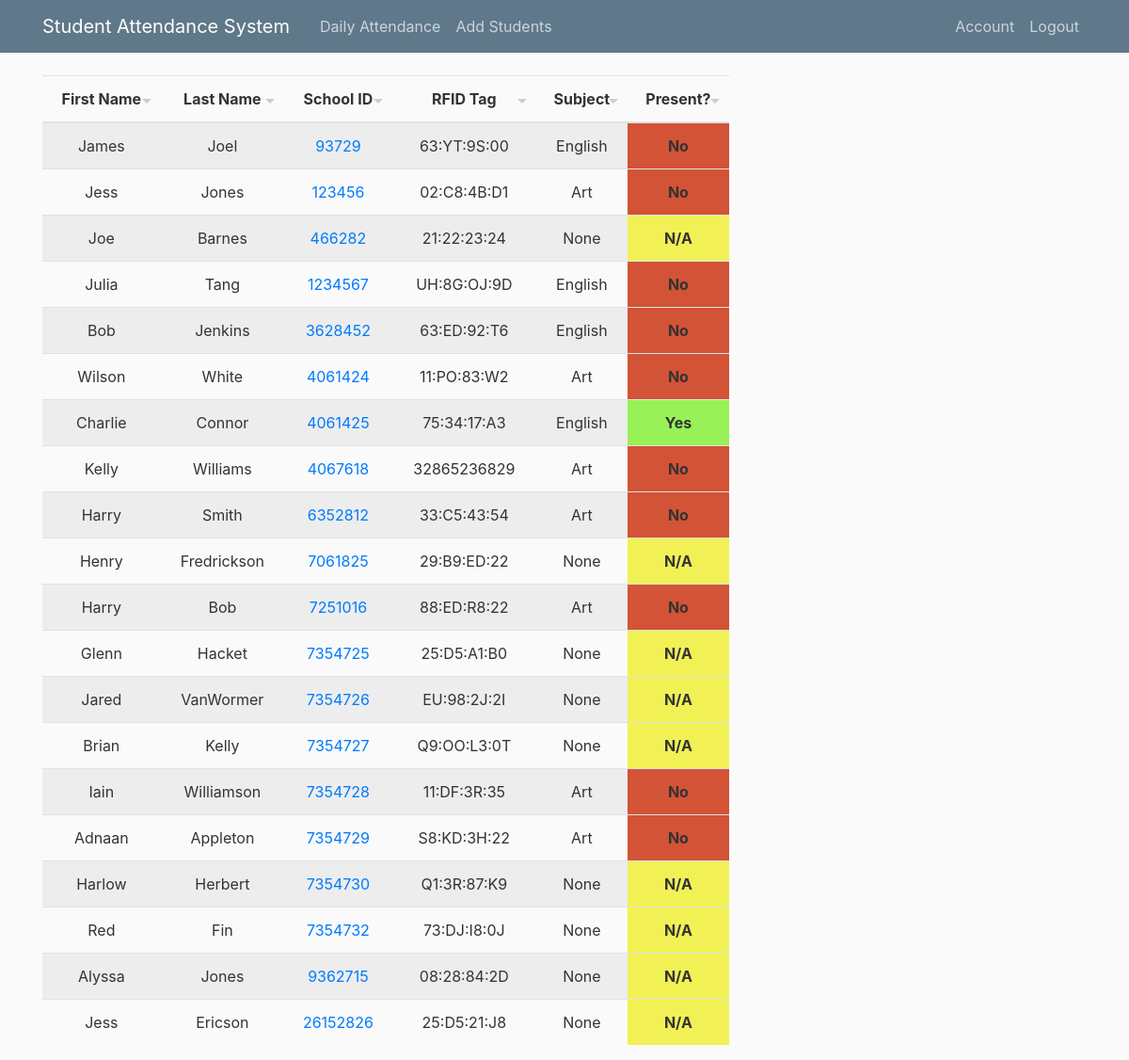
The page /attendance (signed in) on the database its author committed.
### app/models.py (models this page shows, shortened)
class student(db.Model):
	__tablename__ = "student"
	lname = db.Column(db.String(128))
	fname = db.Column(db.String(128))
	id = db.Column(db.Integer, primary_key=True)
	rfid = db.Column(db.String(16))
	present = db.Column(db.String(16))
	subject = db.Column(db.String(20))

### app/routes.py (the view)
@app.route("/", methods=['GET', 'POST'])
@app.route("/attendance")
@login_required
def attendance():
	return render_template('attendance.html', query=student.query.all(), title='Attendance')

### app/models.py (called while the page is built)
@login_manager.user_loader
def load_user(user_id):
	user = teacher.query.get(int(user_id))
	if user:
		return user

### app/templates/attendance.html
{% extends "base.html" %}
{% block content %}
    <table class="table table-striped table-hover table-sortable" id="tblstudents">
    <thead>
        <tr>
            <th scope="col">First Name</th>
            <th scope="col">Last Name</th>
            <th scope="col">School ID</th>
            <th scope="col">RFID Tag</th>
            <th scope="col">Subject</th>
            <th scope="col">Present?</th>
        </tr>
    </thead>
    <tbody>
    {%for student in query%}
    <tr>
        <td>{{student.fname}}</td>
        <td>{{student.lname}}</td>
        <td><a href="/stedit/{{student.id}}">{{student.id}}</a></td>
        <td>{{student.rfid}}</td>
        <td>{{student.subject}}</td>
        {% if student.present == 'No' %}
            <td id="NotPresent">{{student.present}}</td>
        {% elif student.present == 'Yes' %}
            <td id="YesPresent">{{student.present}}</td>
        {% else %}
            <td id="NonePresent">{{student.present}}</td>
        {% endif %}
    </tr>
    {% endfor %}
    </tbody>
 </table>
{% endblock content %}

### app/static/styles/main.css (style rules this page uses)
body { background: #fafafa; color: #333333; margin-top: 5rem; }
.table-sortable > thead > tr > th { cursor: pointer; position: relative; }
.table-sortable > thead > tr > th:after { content: ' '; position: absolute; height: 0; width: 0; right: 10px; top: 50%; border-left: 5px solid transparent; border-right: 5px solid transparent; border-top: 5px solid #ccc; border-bottom: 0px solid transparent; }
td#NotPresent { background-color: #D35336; font-weight: bold; }
td#YesPresent { background-color: #98F156; font-weight: bold; }
td#NonePresent { background-color: #F1F156; font-weight: bold; }
tr { text-align: center; }
th { width: auto; }

### rows shown on the page
student: fname "James", lname "Joel", id "93729", rfid "63:YT:9S:00", subject "English", present "No"
student: fname "Jess", lname "Jones", id "123456", rfid "02:C8:4B:D1", subject "Art", present "No"
student: fname "Joe", lname "Barnes", id "466282", rfid "21:22:23:24", subject "None", present "N/A"
student: fname "Julia", lname "Tang", id "1234567", rfid "UH:8G:OJ:9D", subject "English", present "No"
student: fname "Bob", lname "Jenkins", id "3628452", rfid "63:ED:92:T6", subject "English", present "No"
student: fname "Wilson", lname "White", id "4061424", rfid "11:PO:83:W2", subject "Art", present "No"
student: fname "Charlie", lname "Connor", id "4061425", rfid "75:34:17:A3", subject "English", present "Yes"
student: fname "Kelly", lname "Williams", id "4067618", rfid "32865236829", subject "Art", present "No"
student: fname "Harry", lname "Smith", id "6352812", rfid "33:C5:43:54", subject "Art", present "No"
student: fname "Henry", lname "Fredrickson", id "7061825", rfid "29:B9:ED:22", subject "None", present "N/A"
student: fname "Harry", lname "Bob", id "7251016", rfid "88:ED:R8:22", subject "Art", present "No"
student: fname "Glenn", lname "Hacket", id "7354725", rfid "25:D5:A1:B0", subject "None", present "N/A"
student: fname "Jared", lname "VanWormer", id "7354726", rfid "EU:98:2J:2I", subject "None", present "N/A"
student: fname "Brian", lname "Kelly", id "7354727", rfid "Q9:OO:L3:0T", subject "None", present "N/A"
student: fname "Iain", lname "Williamson", id "7354728", rfid "11:DF:3R:35", subject "Art", present "No"
student: fname "Adnaan", lname "Appleton", id "7354729", rfid "S8:KD:3H:22", subject "Art", present "No"
student: fname "Harlow", lname "Herbert", id "7354730", rfid "Q1:3R:87:K9", subject "None", present "N/A"
student: fname "Red", lname "Fin", id "7354732", rfid "73:DJ:I8:0J", subject "None", present "N/A"
student: fname "Alyssa", lname "Jones", id "9362715", rfid "08:28:84:2D", subject "None", present "N/A"
student: fname "Jess", lname "Ericson", id "26152826", rfid "25:D5:21:J8", subject "None", present "N/A"
